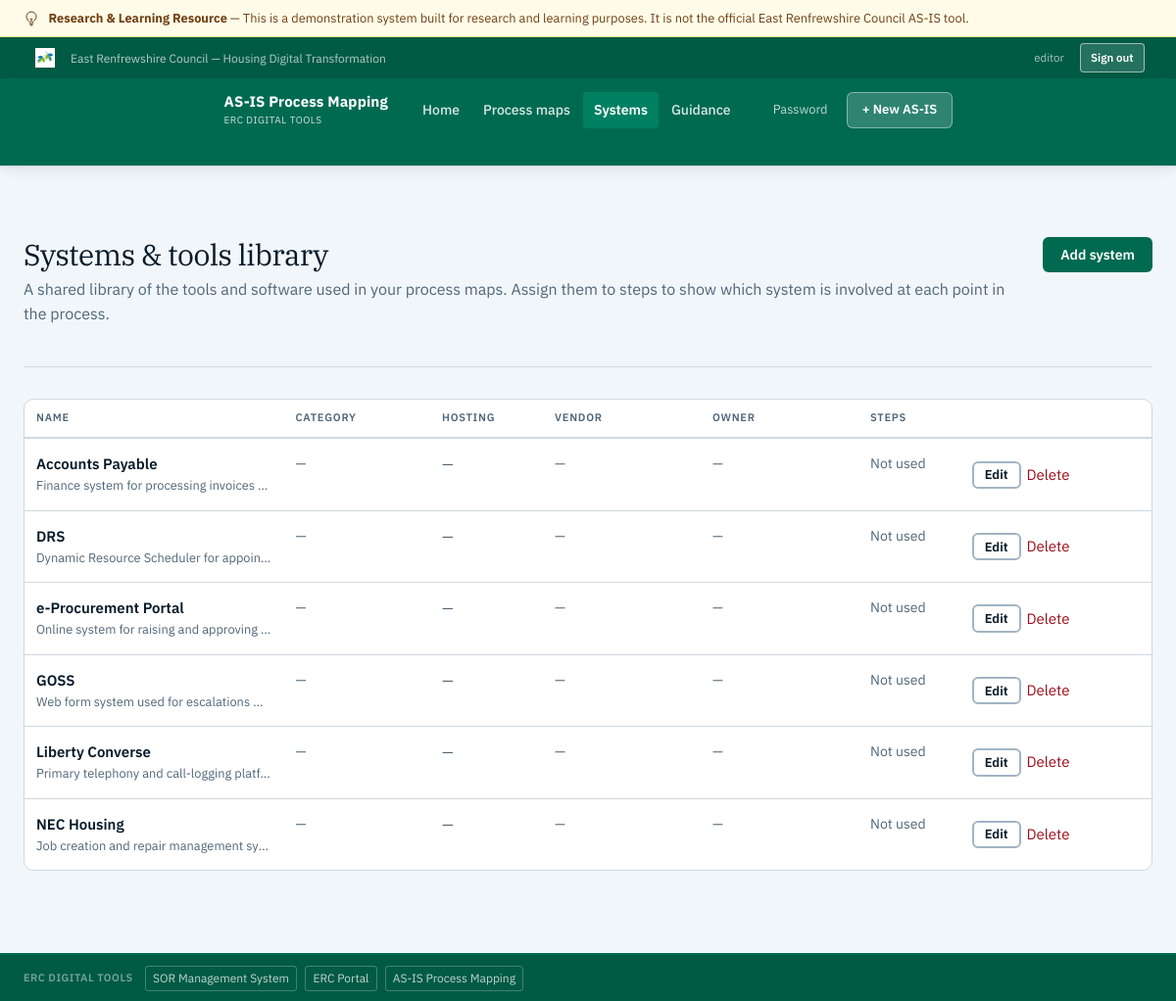
Page /systems.php (signed in) on the committed database.
### tables this page shows
CREATE TABLE IF NOT EXISTS systems (
    id INT UNSIGNED AUTO_INCREMENT PRIMARY KEY,
    name VARCHAR(255) NOT NULL,
    description TEXT NULL,
    category VARCHAR(100) NULL,
    hosting ENUM('saas','cloud','on-premise','hybrid','unknown') NOT NULL DEFAULT 'unknown',
    vendor VARCHAR(255) NULL,
    owner VARCHAR(255) NULL,
    contact VARCHAR(255) NULL,
    created_at TIMESTAMP NOT NULL DEFAULT CURRENT_TIMESTAMP,
    UNIQUE KEY uniq_system_name (name)
);

### public/systems.php (the view, shortened to what this page needs)
<?php
$pdo = db();
$systems = fetch_systems($pdo);
?>
<header>
    <div>
        <h1>Systems &amp; tools library</h1>
        <p>A shared library of the tools and software used in your process maps. Assign them to steps to show which system is involved at each point in the process.</p>
    </div>
    <a class="btn" href="/system-create.php">Add system</a>
</header>
<?php if ($systems !== []): ?>
<div class="card" style="padding:0;overflow:hidden;">
    <table style="table-layout:fixed;width:100%;">
        <colgroup>
            <col style="width:23%;">
            <col style="width:13%;">
            <col style="width:10%;">
            <col style="width:14%;">
            <col style="width:14%;">
            <col style="width:9%;">
            <col style="width:17%;">
        </colgroup>
        <thead>
            <tr>
                <th>Name</th>
                <th>Category</th>
                <th>Hosting</th>
                <th>Vendor</th>
                <th>Owner</th>
                <th>Steps</th>
                <th></th>
            </tr>
        </thead>
        <tbody>
            <?php foreach ($systems as $sys): ?>
                <?php
                $tooltip = implode(' · ', array_filter([
                    $sys['description'] ?? '',
                    $sys['contact']     ? 'Contact: ' . $sys['contact'] : '',
                ]));
                ?>
                <tr>
                    <td title="<?= h($tooltip) ?>">
                        <div class="td-clip" style="font-weight:600;"><?= h($sys['name']) ?></div>
                        <?php if (!empty($sys['description'])): ?>
                            <div class="td-clip" style="font-size:0.8rem;color:var(--muted);"><?= h($sys['description']) ?></div>
                        <?php endif; ?>
                    </td>
                    <td class="td-clip" style="font-size:0.875rem;color:var(--muted);"
                        title="<?= h((string)($sys['category'] ?? '')) ?>"><?= h((string)($sys['category'] ?? '—')) ?></td>
                    <td>
                        <?php if (!empty($sys['hosting']) && $sys['hosting'] !== 'unknown'): ?>
                            <span class="badge" style="background:<?= hosting_color($sys['hosting']) ?>;">
                                <?= h(hosting_label($sys['hosting'])) ?>
                            </span>
                        <?php else: ?>
                            <span style="color:var(--muted);">—</span>
                        <?php endif; ?>
                    </td>
                    <td class="td-clip" style="font-size:0.875rem;color:var(--muted);"
                        title="<?= h((string)($sys['vendor'] ?? '')) ?>"><?= h((string)($sys['vendor'] ?? '—')) ?></td>
                    <td class="td-clip" style="font-size:0.875rem;color:var(--muted);"
                        title="<?= h((string)($sys['owner'] ?? '')) ?>"><?= h((string)($sys['owner'] ?? '—')) ?></td>
                    <td style="font-size:0.875rem;">
                        <?php if ((int)$sys['step_count'] > 0): ?>
                            <?= (int)$sys['step_count'] ?> step<?= $sys['step_count'] != 1 ? 's' : '' ?>
                        <?php else: ?>
                            <span style="color:var(--muted);">Not used</span>
                        <?php endif; ?>
                    </td>
                    <td style="vertical-align:middle;">
                        <div class="row-actions">
                            <a class="btn btn-secondary btn-sm"
                               href="/system-edit.php?id=<?= (int)$sys['id'] ?>">Edit</a>
                            <a class="lnk-danger" href="/system-delete.php?id=<?= (int)$sys['id'] ?>">Delete</a>
                        </div>
                    </td>
                </tr>
            <?php endforeach; ?>
        </tbody>
    </table>
</div>
<?php else: ?>
<div class="card">
    <p style="color:var(--muted);margin:0;">No systems in the library yet. Add your first one below.</p>
</div>
<?php endif; ?>

### includes/helpers.php (style rules this page uses)
:root { --bg: oklch(97% 0.008 245); --surface: oklch(100% 0 0); --text: oklch(21% 0.04 245); --muted: oklch(50% 0.04 245); --accent: #006A51; --accent-dk: #005a44; --border: oklch(88% 0.015 245); --nav-bg: #005a44; --nav-text: oklch(95% 0.01 245); --success: oklch(42% 0.14 155); --warning: oklch(65% 0.15 68); --danger: oklch(44% 0.17 25); --f-sans: 'IBM Plex Sans', sans-serif; --f-serif: 'IBM Plex Serif', serif; --r: 6px; --r-lg: 10px; }
*, *::before, *::after { box-sizing: border-box; }
body { margin: 0; font-family: var(--f-sans); font-size: 1rem; line-height: 1.6; background: var(--bg); color: var(--text); -webkit-font-smoothing: antialiased; display: flex; flex-direction: column; min-height: 100vh; }
h1 { font-family: var(--f-serif); font-weight: 400; font-size: clamp(1.4rem, 2.5vw, 1.875rem); line-height: 1.2; letter-spacing: -0.02em; color: var(--text); margin: 0 0 0.3rem; }
p { margin: 0 0 1rem; color: var(--muted); line-height: 1.6; }
a { color: var(--accent); text-decoration: underline; text-underline-offset: 2px; }
header { display: flex; justify-content: space-between; align-items: flex-start; gap: 1.5rem; margin-bottom: 2rem; padding-bottom: 1.5rem; border-bottom: 1px solid var(--border); }
.btn { display: inline-flex; align-items: center; justify-content: center; gap: 0.35rem; font-family: var(--f-sans); font-weight: 600; font-size: 0.875rem; padding: 0.55rem 1rem; border-radius: var(--r); border: 2px solid transparent; cursor: pointer; text-decoration: none; transition: background 120ms, border-color 120ms, color 120ms; white-space: nowrap; background: var(--accent); color: white; line-height: 1; }
.btn-secondary { background: transparent; border-color: oklch(76% 0.03 245); color: var(--text); }
.btn-sm { font-size: 0.8125rem; padding: 0.35rem 0.7rem; }
.card { background: var(--surface); border: 1px solid var(--border); border-radius: var(--r-lg); padding: 1.5rem; margin-bottom: 1.25rem; }
table { width: 100%; border-collapse: collapse; }
th { text-align: left; font-size: 0.6875rem; font-weight: 600; letter-spacing: 0.07em; text-transform: uppercase; color: var(--muted); padding: 0.65rem 0.75rem; border-bottom: 2px solid var(--border); vertical-align: bottom; }
td { text-align: left; padding: 0.875rem 0.75rem; border-bottom: 1px solid var(--border); vertical-align: top; font-size: 0.9375rem; }
tr:last-child td { border-bottom: none; }
.lnk-danger { color: var(--danger); text-decoration: none; }
.td-clip { white-space: nowrap; overflow: hidden; text-overflow: ellipsis; }
.row-actions { display: flex; gap: 0.35rem; align-items: center; flex-wrap: nowrap; }

### rows in the picture
systems: name "Accounts Payable", description "Finance system for processing invoices…", category "—", vendor "—", owner "—"
systems: name "DRS", description "Dynamic Resource Scheduler for appoin…", category "—", vendor "—", owner "—"
systems: name "e-Procurement Portal", description "Online system for raising and approving…", category "—", vendor "—", owner "—"
systems: name "GOSS", description "Web form system used for escalations…", category "—", vendor "—", owner "—"
systems: name "Liberty Converse", description "Primary telephony and call-logging platf…", category "—", vendor "—", owner "—"
systems: name "NEC Housing", description "Job creation and repair management sy…", category "—", vendor "—", owner "—"

### other values in the picture
$_SESSION['admin_user'] "editor"
